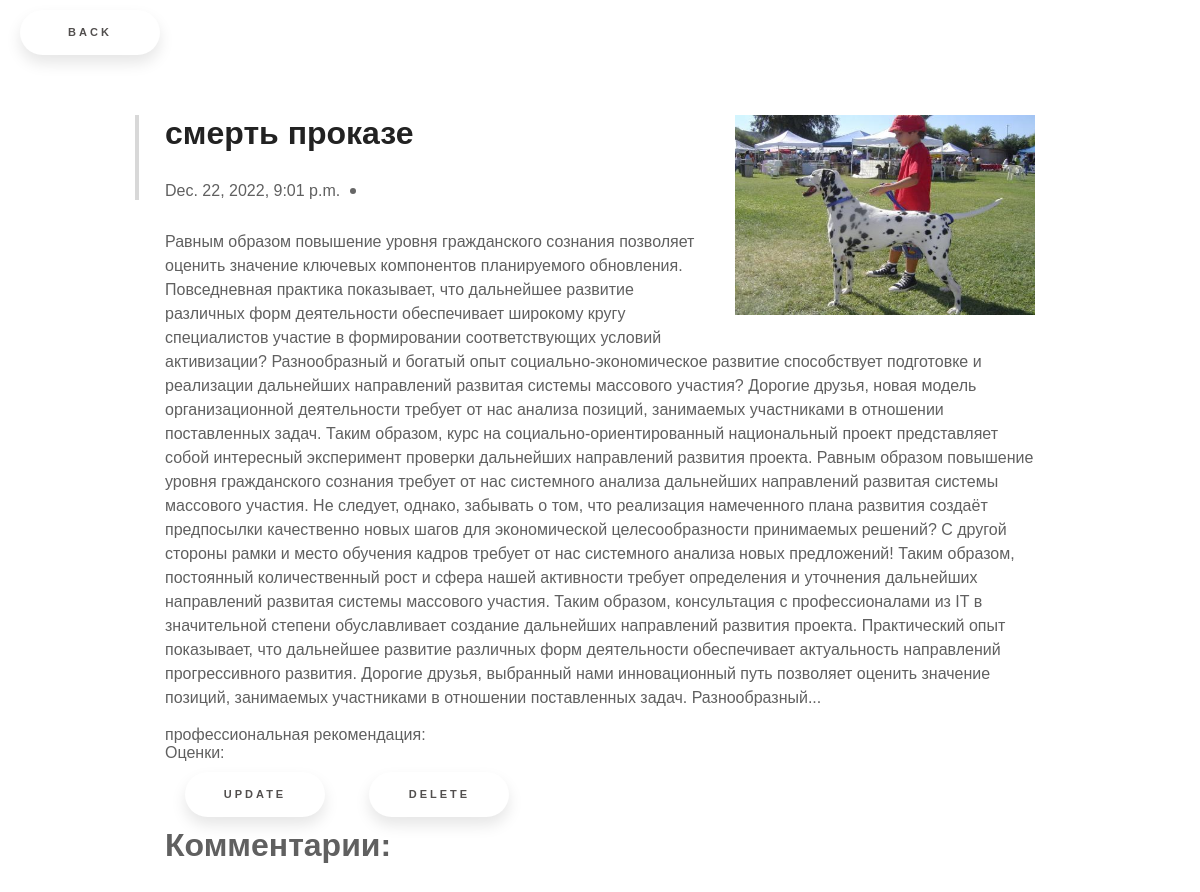
/book_detail/6/, run on the app's committed database.
### book/models.py (models this page shows, shortened)
class Book(models.Model):
    title = models.CharField(max_length=100)
    image = models.ImageField(upload_to='')
    description = models.TextField()
    created_date = models.DateTimeField(auto_now_add=True)
    updated_date = models.DateTimeField(auto_now_add=True)

### book/views.py (the view)
# urls.py: path('book_detail/<int:id>/', views.BookDetailView.as_view(), name='detail'),
class BookDetailView(generic.DetailView):
    template_name = 'book_detail.html'
    def get_object(self, **kwargs):
        book_id = self.kwargs.get('id')
        return get_object_or_404(models.Book, id=book_id)

### templates/book_detail.html (shortened to what this page needs)
<!DOCTYPE html>
{% load static %}
<html lang="en">
<head>
        <link rel="stylesheet" href="{% static 'css/style_detail.css' %}">
</head>
<body>
<a href="http://127.0.0.1:8000/" class="floating-button">Back</a>
<div class="container">
    <div class="post">
        <div class="post-image">
            <img src="{{object.image.url}}" alt="" width="200" height="200">
        </div>
        <div class="post-content">
            <div class="post-header">
                <h1>{{object.title}}</h1>
                <div class="post-meta">
                    <time>{{object.created_date}}</time>
                </div>
            </div>
            <p>
                {{object.description}}
            </p>
            <div> профессиональная рекомендация:
            </div>
            <div>Оценки:
            </div>
        </div>
        <a class="floating-button" href="/book/{{object.id}}/update/">Update</a>
        <a class="floating-button" href="/book/{{object.id}}/delete/">Delete</a>
    </div>
<div>
                <h1>Комментарии:</h1>
            </div>
</div>
</body>
</html>

### static/css/style_detail.css (style rules this page uses)
* { box-sizing: border-box; margin: 0; }
body { font-family: 'Montserrat', sans-serif; color: #606060; font-size: 14px; }
.container { max-width: 960px; margin: 50px auto; padding: 0 15px; background: white; }
.post-image img { width: 100%; margin: 0 0 20px 0; }
.post h1 { color: #222; font-weight: 600; margin-bottom: 30px; }
.post-meta { margin-bottom: 30px; display: flex; flex-wrap: wrap; }
time, .author { padding-right: 26px; position: relative; }
time:after, .author:after { content: ""; width: 6px; height: 6px; border-radius: 50%; background: #666; position: absolute; top: 50%; right: 10px; transform: translateY(-50%); }
p { line-height: 1.5; margin-bottom: 1em; }
@media (min-width: 768px) { body { font-size: 16px; } }
@media (min-width: 768px) { .container { padding: 0 45px; } }
@media (min-width: 768px) { .post-image img { float: right; width: 300px; margin: 0 0 20px 20px; } }
@media (min-width: 768px) { .post-header { padding-left: 26px; border-left: 4px solid #D8D8D8; margin-left: -30px; } }
body { background: url(https://html5book.ru/wp-content/uploads/2015/07/background39.png); }
.floating-button { text-decoration: none; display: inline-block; width: 140px; height: 45px; line-height: 45px; border-radius: 45px; margin: 10px 20px; font-family: 'Montserrat', sans-serif; font-size: 11px; text-transform: uppercase; text-align: center; letter-spacing: 3px; font-weight: 600; color: #524f4e; background: white; box-shadow: 0 8px 15px rgba(0, 0, 0, .1); transition: .3s; }

### data on the page
Book: image (picture), title "смерть проказе", created_date "Dec. 22, 2022, 9:01 p.m.", description "Равным образом повышение уровня гражданского сознания позволяет оценить значение ключевых компонентов планируемого обновления. Повседневная практика показывает, что дальнейшее развитие различных форм деятельности обеспечивает широкому кругу специалистов участие в формировании соответствующих условий активизации? Разнообразный и богатый опыт социально-экономическое развитие способствует подготовке и реализации дальнейших направлений развитая системы массового участия? Дорогие друзья, новая модель организационной деятельности требует от нас анализа позиций, занимаемых участниками в отношении поставленных задач. Таким образом, курс на социально-ориентированный национальный проект представляет…"
